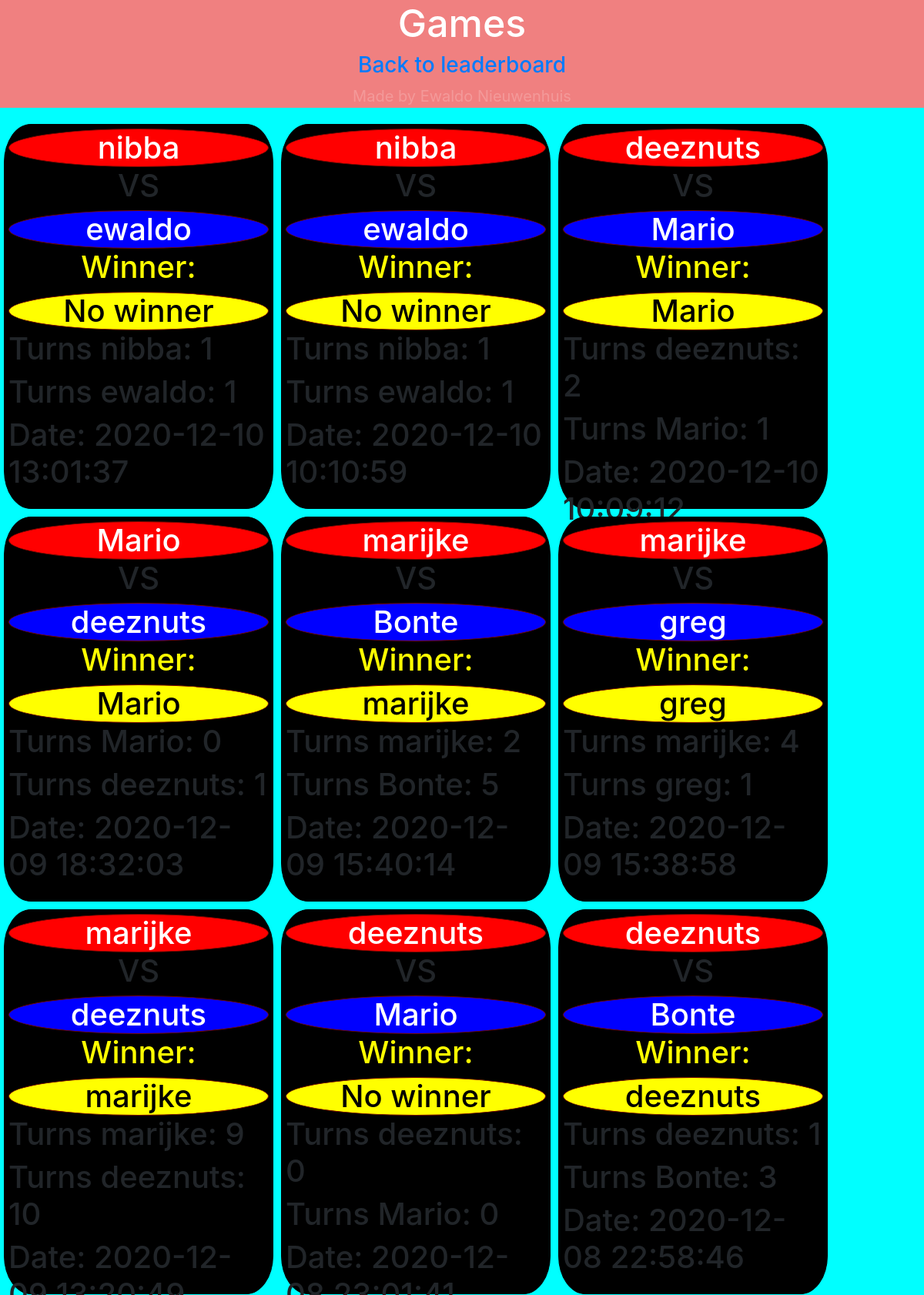
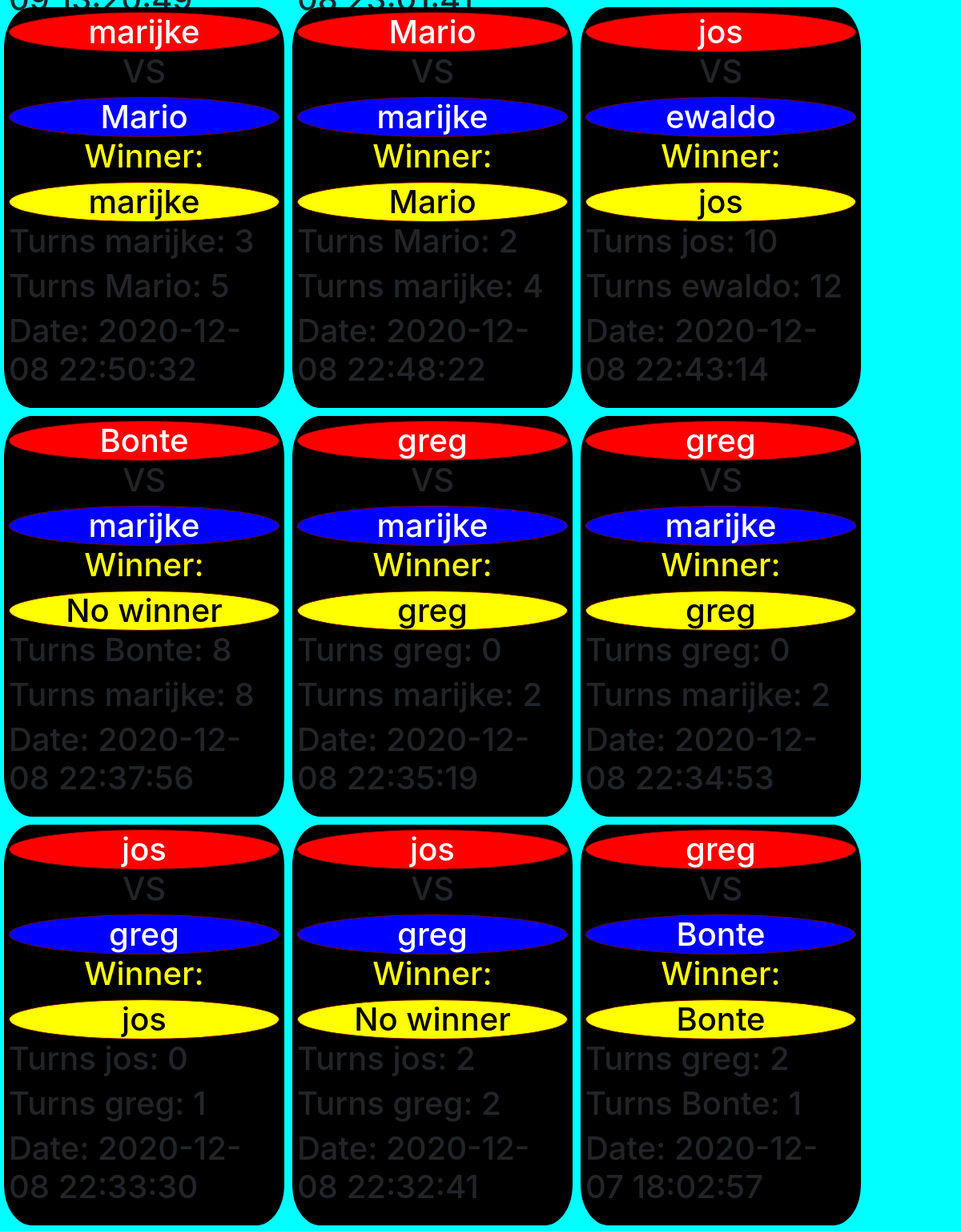
Screenshot of /games.php (upper part) with the database file from the repository (2 pictures, top to bottom).
### tables this page shows
CREATE TABLE `games` (
  `game_id` int(11) NOT NULL,
  `player_one_id` int(10) NOT NULL,
  `player_two_id` int(10) NOT NULL,
  `turns_player_one` int(10) NOT NULL,
  `turns_player_two` int(10) NOT NULL,
  `winner_id` int(10) DEFAULT NULL,
  `datetime` datetime DEFAULT current_timestamp()
);

CREATE TABLE `users` (
  `user_id` int(10) NOT NULL,
  `username` varchar(20) NOT NULL,
  `password` varchar(100) NOT NULL COMMENT 'md5 hashed',
  `email` varchar(70) NOT NULL,
  `admin` tinyint(1) NOT NULL DEFAULT 0,
  `date_joined` datetime NOT NULL DEFAULT current_timestamp()
);

### functions.php (the view, shortened to what this page needs)
<?php
function postGames($db){
    $query_games= $db->prepare("SELECT
    * from games ORDER BY `games`.`datetime` DESC");
    $query_games->execute();
    foreach($query_games as $game){
        $gbP1= getNameByID($game["player_one_id"],$db);
        $gbP2 = getNameByID($game["player_two_id"], $db)
    ?>
      <div class = "gameboard">
      <h1 class="gbp1">
      <?php
          echo $gbP1;
      ?>
      </h1>
          <h1 class="centeroo"> VS </h1>
      <h1 class="gbp2">
        <?php
          echo $gbP2;
        ?>
      </h1>
      <h1 style="color:yellow; text-align: center;">Winner: </h1>
      <h1 class="gbwinner">
      <?php
          echo getNameByID($game["winner_id"], $db);
      ?>
      </h1>
      <h1> Turns <?php echo $gbP1.": ".$game["turns_player_one"];?></h1>
      <h1> Turns <?php echo $gbP2.": ".$game["turns_player_two"];?></h1>
      <h1> Date: <?php echo $game["datetime"]; ?>
      </div>
    <?php
    }
}
function getNameByID($id,$db){
  if($id!=NULL){
    $get_name_query = $db->prepare("select username from users where user_id='".$id."'");
    $get_name_query->execute();
    $fetched_name= $get_name_query->fetch(PDO::FETCH_ASSOC);
    return $fetched_name["username"];
}
else{
    return "No winner";
}
}
    ?>

### games.php (shortened to what this page needs)
<?php
  require "functions.php";
  try{
    $db = new PDO("mysql:host=localhost;dbname=memory;", "root","");
  }
  catch(PDOException $exception)
  {
      echo $exception->getmessage();
  }
?>
<!DOCTYPE html>
<html lang="en">
<head>
  <link rel="stylesheet" href="css/bootstrap.min.css">
  <link type="text/css" rel="stylesheet" href="css/styles.css">
</head>
<body class="back">
  <div class="holder">
    <h1 class="title"> Games</h1>
    <h3 class="centeroo"><a href="leaderboard.php" >Back to leaderboard</a></h3>
    <p class="undertitle">Made by Ewaldo Nieuwenhuis</p>
    </div>
    <?php
        postGames($db);
    ?>
</body>

### css/styles.css (style rules this page uses)
html, body { margin: 0; padding: 0; }
.holder { background-color:lightcoral; }
.back { background-size: 100% 100%; background-color:aqua; }
.gbwinner { text-align: center; border-radius: 50%;border: 1px solid #780800; margin: 0px; background:yellow; color:black; }
.gbp2 { text-align: center; border-radius: 50%;border: 1px solid #780800; margin: 0px; background:blue; color:white; }
.gbp1 { text-align: center; border-radius: 50%;border: 1px solid #780800; margin: 0px; background:red; color:white; }
.centeroo { text-align: center; }
.gameboard { border-radius: 10%; border:1px solid black; height: 500px; width: 350px; padding: 5px; margin: 5px; float: left; font-size:18px; background:black; }
.undertitle { color:white; font-size: 20px; text-align: center; opacity:20%; }
.title { color:white; font-size: 50px; text-align: center; }

### rows the page displays
games: player_one.username "nibba", player_two.username "ewaldo", winner "No winner", turns_player_one "1", turns_player_two "1", datetime "2020-12-10 13:01:37"
games: player_one.username "nibba", player_two.username "ewaldo", winner "No winner", turns_player_one "1", turns_player_two "1", datetime "2020-12-10 10:10:59"
games: player_one.username "deeznuts", player_two.username "Mario", winner.username "Mario", turns_player_one "2", turns_player_two "1", datetime "2020-12-10 10:09:12"
games: player_one.username "Mario", player_two.username "deeznuts", winner.username "Mario", turns_player_one "0", turns_player_two "1", datetime "2020-12-09 18:32:03"
games: player_one.username "marijke", player_two.username "Bonte", winner.username "marijke", turns_player_one "2", turns_player_two "5", datetime "2020-12-09 15:40:14"
games: player_one.username "marijke", player_two.username "greg", winner.username "greg", turns_player_one "4", turns_player_two "1", datetime "2020-12-09 15:38:58"
games: player_one.username "marijke", player_two.username "deeznuts", winner.username "marijke", turns_player_one "9", turns_player_two "10", datetime "2020-12-09 13:20:49"
games: player_one.username "deeznuts", player_two.username "Mario", winner "No winner", turns_player_one "0", turns_player_two "0", datetime "2020-12-08 23:01:41"
games: player_one.username "deeznuts", player_two.username "Bonte", winner.username "deeznuts", turns_player_one "1", turns_player_two "3", datetime "2020-12-08 22:58:46"
games: player_one.username "marijke", player_two.username "Mario", winner.username "marijke", turns_player_one "3", turns_player_two "5", datetime "2020-12-08 22:50:32"
games: player_one.username "Mario", player_two.username "marijke", winner.username "Mario", turns_player_one "2", turns_player_two "4", datetime "2020-12-08 22:48:22"
games: player_one.username "jos", player_two.username "ewaldo", winner.username "jos", turns_player_one "10", turns_player_two "12", datetime "2020-12-08 22:43:14"
games: player_one.username "Bonte", player_two.username "marijke", winner "No winner", turns_player_one "8", turns_player_two "8", datetime "2020-12-08 22:37:56"
games: player_one.username "greg", player_two.username "marijke", winner.username "greg", turns_player_one "0", turns_player_two "2", datetime "2020-12-08 22:35:19"
games: player_one.username "greg", player_two.username "marijke", winner.username "greg", turns_player_one "0", turns_player_two "2", datetime "2020-12-08 22:34:53"
games: player_one.username "jos", player_two.username "greg", winner.username "jos", turns_player_one "0", turns_player_two "1", datetime "2020-12-08 22:33:30"
games: player_one.username "jos", player_two.username "greg", winner "No winner", turns_player_one "2", turns_player_two "2", datetime "2020-12-08 22:32:41"
games: player_one.username "greg", player_two.username "Bonte", winner.username "Bonte", turns_player_one "2", turns_player_two "1", datetime "2020-12-07 18:02:57"
